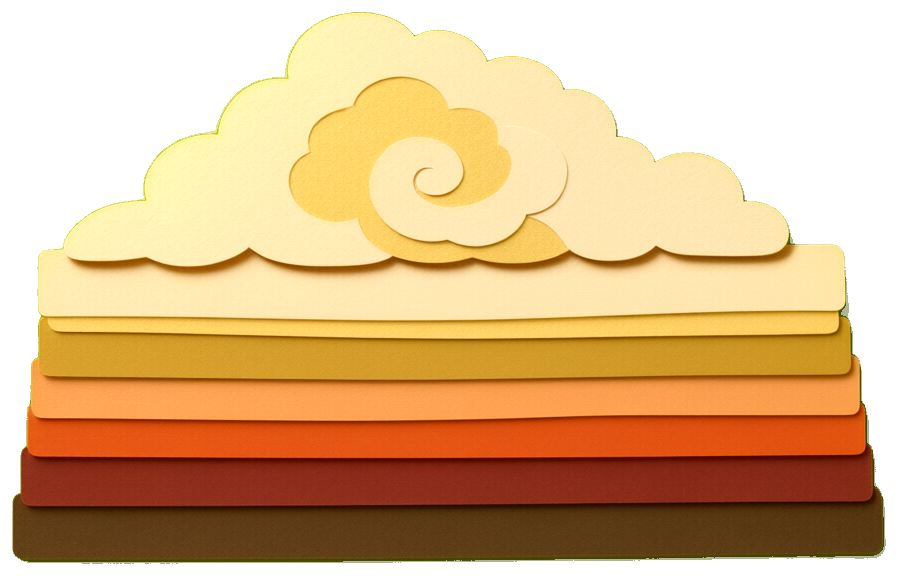
#> input picture assets/v3/a3_cloud1.png, 898 x 576 px
$ python -i make_thumbs.py   (imports and definitions only)
#> lines starting #> are read from the running program, lines starting #| are printed output that depends on the picture; after the words box and inside, x2 and y2 are one past the last pixel; in counts of white or black regions, pixels touching at a corner belong together
"""GPU 썸네일을 홈 카드용으로 다듬는다.
- 새 방식(thumb2_<id>.png = 남색 종이, thumb2L_<id>.png = 밝은 종이):
  종이에 뚫린 구멍 둘레로 정사각형으로 자르고(구멍이 가운데, 둘레 여백 18%),
  종이 부분의 색을 홈 화면 종이색(#222B45 / #ECEFF4)으로 맞춘다 → assets/thumbs/<id>.webp, <id>_light.webp
- 예전 방식(thumb_<id>.png, 크림 여백): 새 방식이 없는 동화만 → <id>.webp
목록은 assets/thumbs/thumbs.js 에 THUMBS(예전) / THUMBS2(새, 어두운) / THUMBS2L(새, 밝은)로 적는다."""
import glob, os, json
import numpy as np
from PIL import Image
ROOT = os.path.dirname(os.path.dirname(os.path.dirname(os.path.abspath(__file__))))
RAW = os.path.join(ROOT, 'assets', 'raw', 'v3')
# [1 line not run here, left out]
SHEET = {'dark': np.array([0x22, 0x2B, 0x45]), 'light': np.array([0xF5, 0xEF, 0xE9])}  # home.css --sheet 과 같아야 한다 (2026-10-21 크림 통일; 기존 _light.webp 는 옛 색 — 재생성 때 반영)

def edge_color(a):
    return np.median(np.concatenate([a[:10].reshape(-1, 3), a[-10:].reshape(-1, 3), a[:, :10].reshape(-1, 3), a[:, -10:].reshape(-1, 3)]), axis=0)

def square_around(a, mask, margin):
    ys, xs = np.where(mask); h, w = mask.shape
    x0, x1, y0, y1 = xs.min(), xs.max(), ys.min(), ys.max()
    cx, cy = (x0 + x1) / 2, (y0 + y1) / 2
    half = max(x1 - x0, y1 - y0) / 2 * margin
    half = min(half, cx, cy, w - cx, h - cy)
    return int(cx - half), int(cy - half), int(cx + half), int(cy + half)

def new_style(src, dst, target):
    a = np.asarray(Image.open(src).convert('RGB')).astype(float)
    bg = edge_color(a)
    dist = np.abs(a - bg).sum(axis=2)
    box = square_around(a, dist > 45, 1.18)
    # 종이 부분만 목표 색으로: 종이색에 가까울수록 많이 옮긴다 (그림자 명암은 유지)
    wgt = np.clip(1 - (dist - 25) / 35, 0, 1)[..., None]
    # 종이에 깔린 은은한 그라데이션(가운데 밝고 가장자리 어두움)까지 평평하게: 종이 부분만 크게 흐린 밝기 지도를 빼고 목표 색을 더한다
    from PIL import ImageFilter
    sheet = (dist < 30).astype(float)
    def blur(x):
        im = Image.fromarray(np.clip(x, 0, 255).astype('uint8')); return np.asarray(im.filter(ImageFilter.GaussianBlur(40))).astype(float)
    num = np.stack([blur(a[..., c] * sheet) for c in range(3)], -1); den = blur(sheet * 255)[..., None] / 255
    low = np.where(den > .05, num / np.maximum(den, 1e-3), bg)
    a = a + wgt * (target - low)
    im = Image.fromarray(np.clip(a, 0, 255).astype('uint8')).crop(box)
    im.resize((520, 520), Image.LANCZOS).save(dst, quality=85, method=6)

def old_style(src, dst):
#> called with src = '../../assets/v3/a3_cloud1.png', dst = 'out.png'
    im = Image.open(src).convert('RGB'); a = np.asarray(im).astype(int)
#> after `im = Image.open(src).convert('RGB')`:
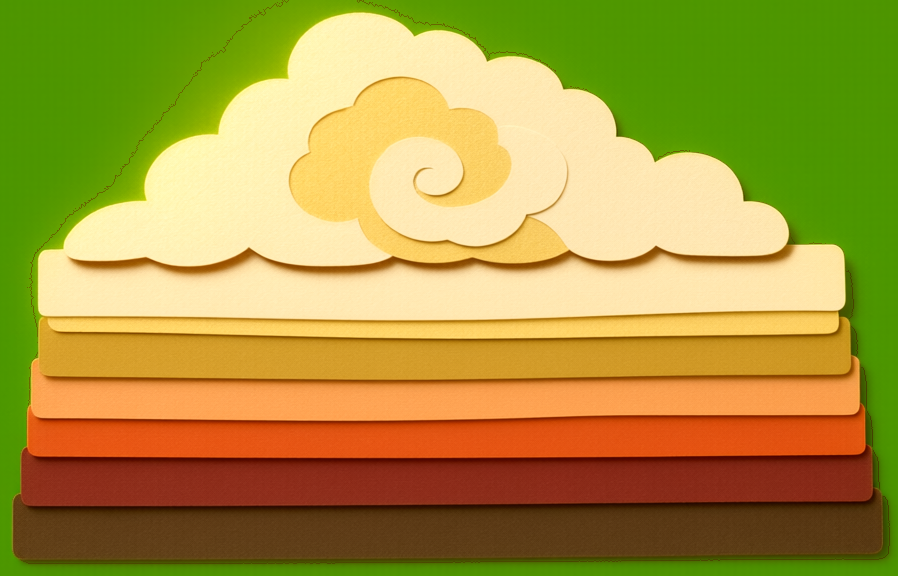
#> im: PIL image 898x576 RGB; mean R, G, B 169.4, 151.8, 62
    box = square_around(a, np.abs(a - edge_color(a)).sum(axis=2) > 60, 1.06)
#> in square_around, `ys, xs = np.where(mask)`:
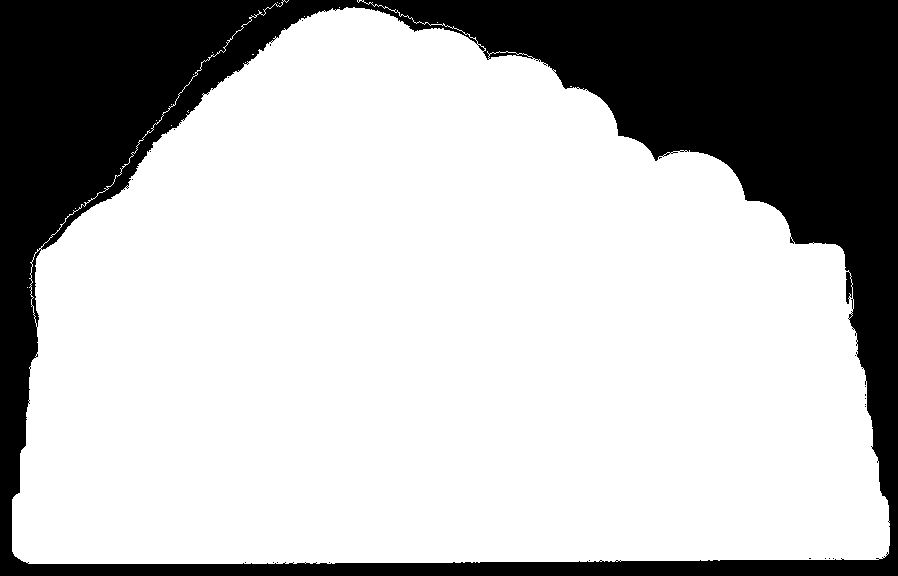
#> mask: shape (576, 898) bool; 72.2% white; 22 black regions (21 under 20 px), largest, box (x1, y1, x2, y2) and area: (0, 0, 898, 576) 143820
#> in square_around, `x0, x1, y0, y1 = xs.min(), xs.max(), ys.min(), ys.max()`: x0 = 12; x1 = 889; y0 = 0; y1 = 563
#> in square_around, `cx, cy = (x0 + x1) / 2, (y0 + y1) / 2`: cx = 450.5; cy = 281.5
#> in square_around, `half = max(x1 - x0, y1 - y0) / 2 * margin`: half = 464.8
#> in square_around, `half = min(half, cx, cy, w - cx, h - cy)`: half = 281.5
#> box = (169, 0, 732, 563)
    im.crop(box).resize((480, 480), Image.LANCZOS).save(dst, quality=84, method=6)
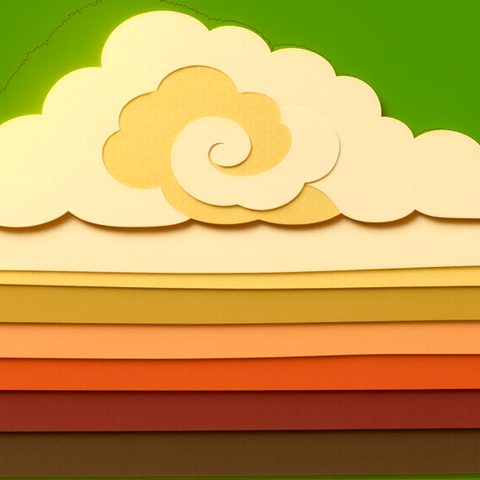
#> saved as out.png: PIL image 480x480 RGB; mean R, G, B 193.6, 159.7, 81.7

T1, T2, T2L = [], [], []
# 같은 동화에 여러 판이 있으면 최신 판(thumb3 > thumb2)을 쓴다. thumb3 = 겹을 2~3개로 줄이고 장면을 크게
def newest(prefixes):
    got = {}
    for pre in prefixes:  # 오래된 판부터 → 최신 판이 덮어씀
        for src in sorted(glob.glob(os.path.join(RAW, pre + '*.png'))):
            got[os.path.basename(src)[len(pre):-4]] = src
    return got
# [8 lines not run here, left out]
KEYS = sorted(os.path.basename(f)[:-len('_key_wide.webp')] for f in glob.glob(os.path.join(OUT, '*_key_wide.webp')) if os.path.exists(f.replace('_key_wide', '_key_tall')))
# [4 lines not run here, left out]
LIGHT = {}
# [4 lines not run here, left out]
BACKACCENT = {'goldilocks': '#C0392B', 'sunmoon': '#E8703A', 'snow_white': '#3A6EA5', 'cinderella': '#5B4B9A', 'little_mermaid': '#2F6F6A', 'beauty_beast': '#A93B32', 'red_car': '#A93B32', 'frog_prince': '#3F6B4F', 'princess_pea': '#E8703A', 'sleeping_beauty': '#A93B32', 'rapunzel': '#3A6EA5', 'magpie': '#3A6EA5', 'kkultteok': '#E8703A', 'unicorn': '#D8708F', 'sun_wind': '#E8703A', 'witch_candy': '#7B4F8C', 'byeoljubu': '#2A7A8C'}  # 끝 화면(뒤표지) 책갈피 리본 색
# [2 lines not run here, left out]

>>> result = old_style('../../assets/v3/a3_cloud1.png', 'out.png')

$ run again, on assets/v3/a3_fg_grass.png
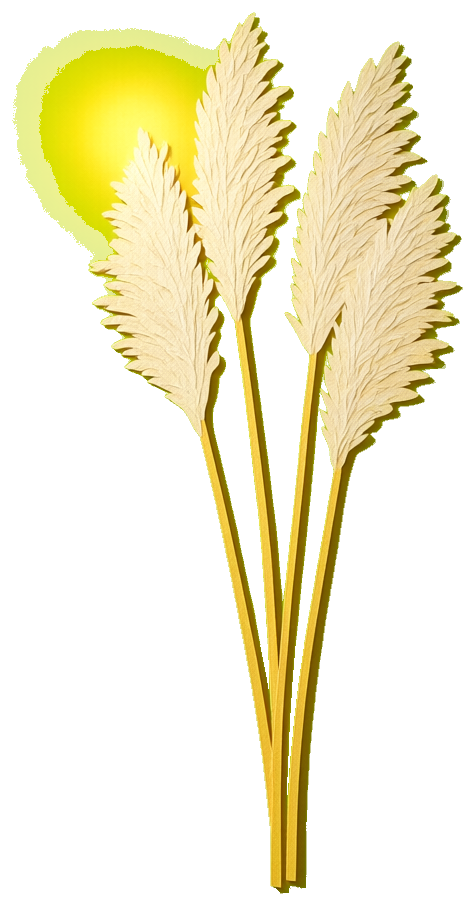
#> input picture assets/v3/a3_fg_grass.png, 475 x 906 px
#> in square_around, `ys, xs = np.where(mask)`:
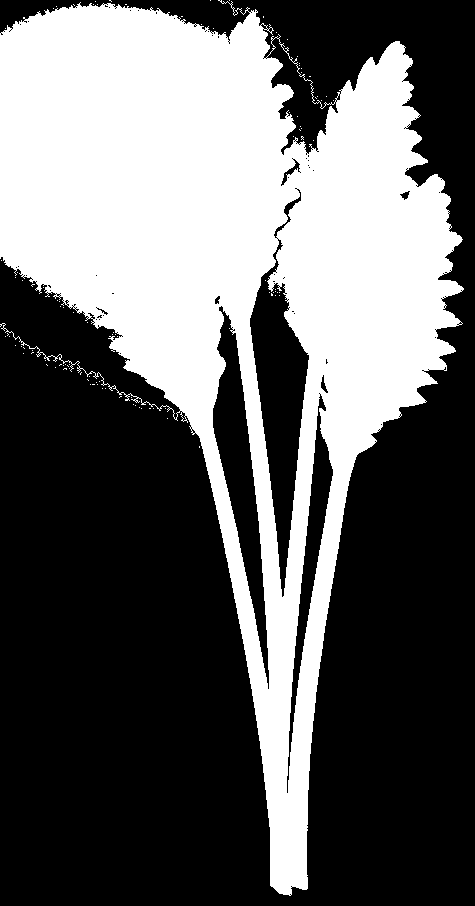
#> mask: shape (906, 475) bool; 38.9% white; 104 white regions (103 under 20 px), largest, box (x1, y1, x2, y2) and area: (0, 0, 464, 896) 167065
#> x0 = 0; x1 = 463; y0 = 0; y1 = 895
#> cx = 231.5; cy = 447.5
#> in square_around, `half = max(x1 - x0, y1 - y0) / 2 * margin`: half = 474.4
#> in square_around, `half = min(half, cx, cy, w - cx, h - cy)`: half = 231.5
#> box = (0, 216, 463, 679)
#> in old_style, `im.crop(box).resize((480, 480), Image.LANCZOS).save(dst, quality=84, m..`:
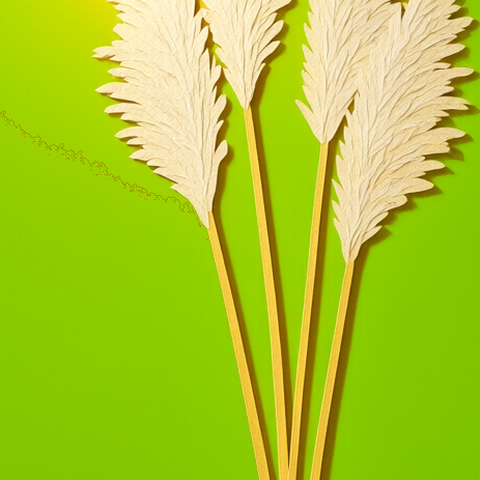
#> saved as out.png: PIL image 480x480 RGB; mean R, G, B 169.2, 200.4, 42.2

$ run again, on assets/v3/a3_field.png
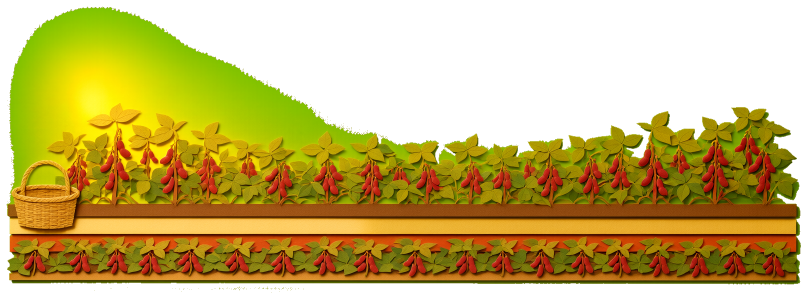
#> input picture assets/v3/a3_field.png, 1614 x 598 px (shown at 1/2 size)
#> in square_around, `ys, xs = np.where(mask)`:
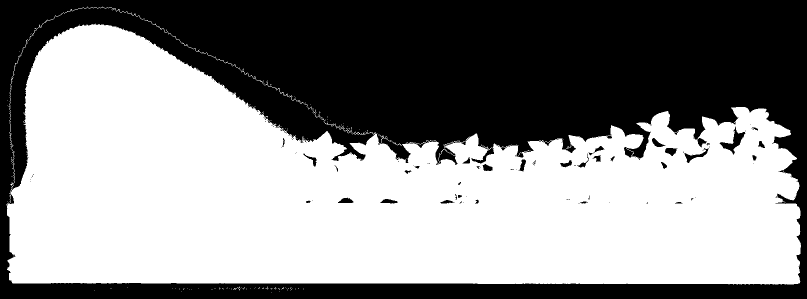
#> mask: shape (598, 1614) bool (shown at 1/2 size); 55.3% white; 105 black regions (73 under 20 px), largest, box (x1, y1, x2, y2) and area: (0, 0, 1614, 598) 427328, (1439, 253, 1491, 309) 846, (1369, 296, 1418, 326) 390
#> x0 = 12; x1 = 1601; y0 = 12; y1 = 585
#> cx = 806.5; cy = 298.5
#> in square_around, `half = max(x1 - x0, y1 - y0) / 2 * margin`: half = 842.2
#> in square_around, `half = min(half, cx, cy, w - cx, h - cy)`: half = 298.5
#> box = (508, 0, 1105, 597)
#> in old_style, `im.crop(box).resize((480, 480), Image.LANCZOS).save(dst, quality=84, m..`:
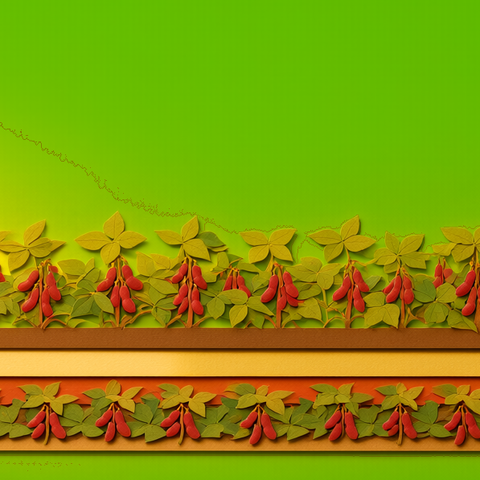
#> saved as out.png: PIL image 480x480 RGB; mean R, G, B 132.9, 150.9, 7.2

$ run again, on assets/v3/a3_field_far.png
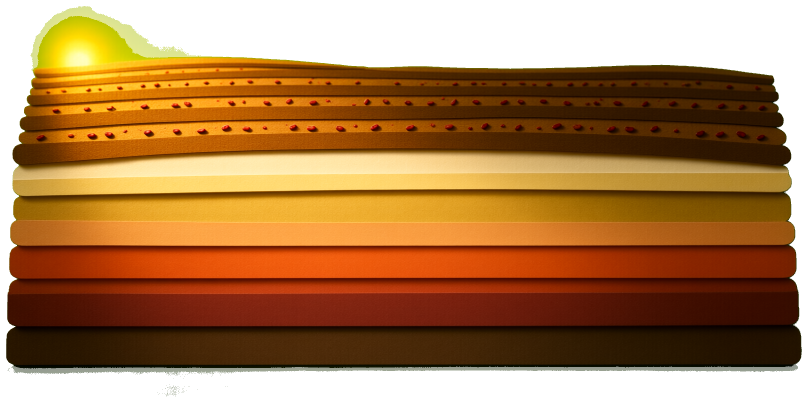
#> input picture assets/v3/a3_field_far.png, 1616 x 805 px (shown at 1/2 size)
#> in square_around, `ys, xs = np.where(mask)`:
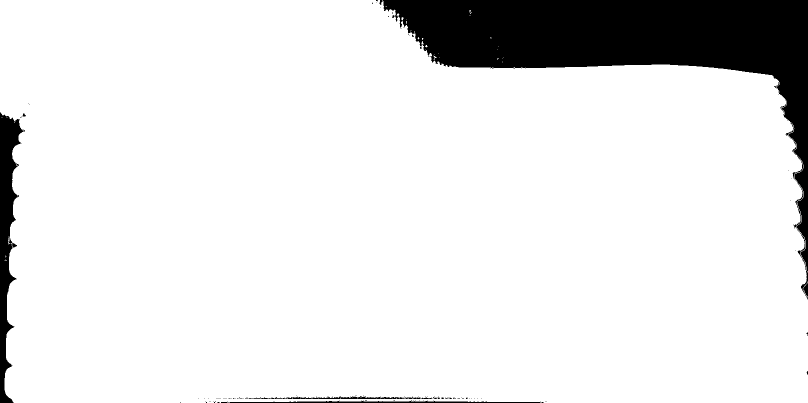
#> mask: shape (805, 1616) bool (shown at 1/2 size); 89.7% white; 94 black regions (88 under 20 px), largest, box (x1, y1, x2, y2) and area: (759, 0, 1616, 599) 118739, (0, 225, 50, 805) 12513, (459, 801, 1082, 805) 1026, (508, 791, 843, 798) 923, (844, 795, 864, 798) 41, (45, 227, 52, 233) 28
#> x0 = 0; x1 = 1615; y0 = 0; y1 = 804
#> cx = 807.5; cy = 402
#> in square_around, `half = max(x1 - x0, y1 - y0) / 2 * margin`: half = 856
#> in square_around, `half = min(half, cx, cy, w - cx, h - cy)`: half = 402
#> box = (405, 0, 1209, 804)
#> in old_style, `im.crop(box).resize((480, 480), Image.LANCZOS).save(dst, quality=84, m..`:
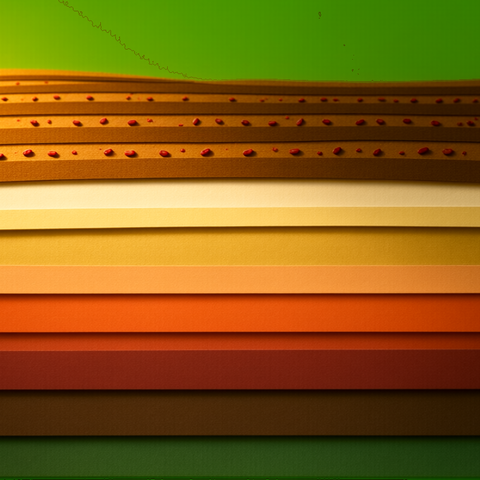
#> saved as out.png: PIL image 480x480 RGB; mean R, G, B 133.9, 95.2, 21
